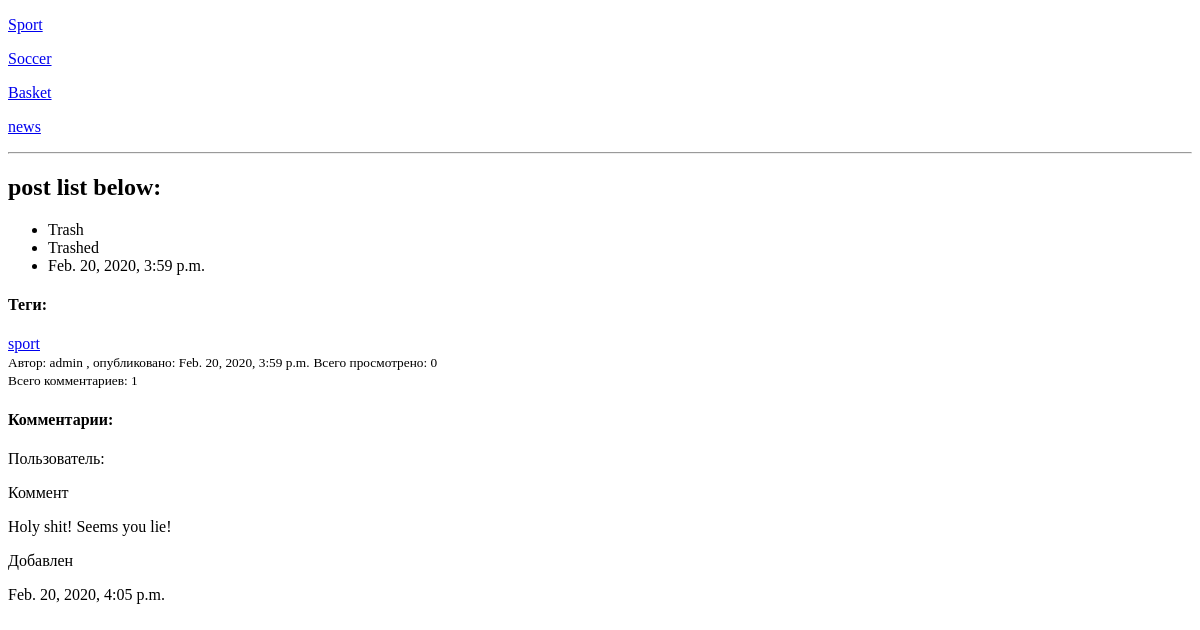
Page /soccer/trash/ on the earlier database version.
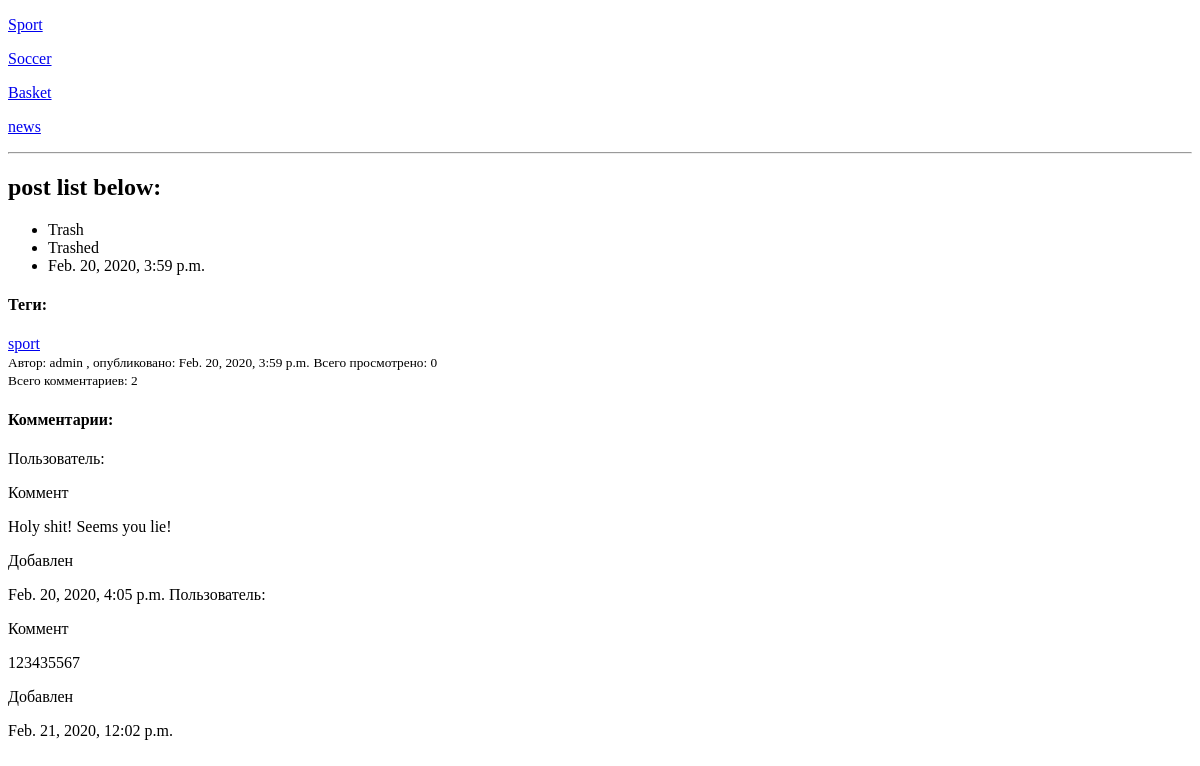
Same page on the later database version.
### app/models.py (models this page shows, shortened)
class Cat(MPTTModel):
    name = models.CharField('Name', max_length=100)
    slug = models.SlugField('url', max_length=100)
    description = models.TextField("Description to category",max_length=100, default="Some_desc", blank=True)
    parent = TreeForeignKey(
        'self',
        verbose_name='Parent_category',
        on_delete=models.CASCADE,
        null=True,
        blank=True,
        related_name='Child_category'
    )
    published=models.BooleanField("Otobrazhat?", default=0)
    template = models.CharField(max_length=300, default="blog/sport_list.html")
    paginated=models.PositiveIntegerField("Kolvo posts on page",default=0)
    sort=models.PositiveIntegerField('Sort', default=0)
    class Meta:
        verbose_name="Cat"

class Post(models.Model):
    author = models.ForeignKey(  #модель автора
        User,
        verbose_name="Avtor",
        on_delete=models.SET_NULL,
        null=True,
        blank=True
    )
    title=models.CharField(max_length=30)
    mini_text=models.TextField(max_length=7)
    text=models.TextField(max_length=1000)
    subtitle=models.TextField('Short_desc',max_length=50, blank=True, null=True)
    created_date=models.DateTimeField(auto_now=True)
    slug=models.SlugField('url', max_length=15, unique=True)
    image = models.ImageField("Main image", upload_to="post/", null=True, blank=True)
    edit_date = models.DateTimeField(
        "Date of edit",
        default=timezone.now,
        blank=True,
        null=True
    )
    published_date = models.DateTimeField(
        "Date of publish",
        default=timezone.now,
        blank=True,
        null=True
    )
    tags = models.ManyToManyField(Tag, verbose_name="Teg", blank=True) #привязка многие ко многим
    category= models.ForeignKey(
        Cat, #первичная модель, для привязки один к одному
        verbose_name='Categors',
        on_delete=models.CASCADE, # что делать при удалении категории
        null=True
    )
    template = models.CharField("Shablon", max_length=100, default='blog/post_detail.html') #выбор шаблона для списка категорий
    published = models.BooleanField("To Publish?", default=True)
    viewed=models.PositiveIntegerField("Was viewed?", default=0)
    status=models.BooleanField("Registered only", default=False)
    sort=models.PositiveIntegerField("To sort", default=0)
    """второй способ подсчёта комментариев, вместо метода в post_details"""
    def get_comments_count(self):
        return self.comment_set.count()
    class Meta:
        verbose_name="POST"

class Tag(models.Model):
    name = models.CharField('Tag', max_length=100)
    slug = models.SlugField('Tagslug', max_length=100, unique=True)
    published = models.BooleanField("Otobrazhat?", default=True)
    class Meta:
        verbose_name='TAG'

class Comment(models.Model):
    author = models.ForeignKey( #обязательно авторизовать для комментария
        User,
        verbose_name="Autor",
        on_delete=models.CASCADE
    )
    text=models.TextField(max_length=50)
    created_date=models.DateTimeField(auto_now_add=True)
    moderation=models.BooleanField()
    post = models.ForeignKey(
        Post,
        verbose_name='Statii',
        on_delete=models.CASCADE,
    )
    class Meta:
        verbose_name="Commet"

### app/views.py (the view)
# urls.py: path('<slug:category>/<slug:slug>/', views.PostDetailView.as_view(), name="detail_post")
class PostDetailView(View):
    def get(self, request, **kwargs): #kwargs указали дабы принимать category и строить нормальный url
        category_list = Cat.objects.filter(published=True)  # передаёт параметры для рендера страницы, словарь или список
        post = get_object_or_404(Post, slug=kwargs.get('slug')) # выводим только тот, который нам передала страница в slug
        return render(request, 'blog/post_detail.html', {
            'categories': category_list, 'post': post# 'comments': comments
        })

### templates/blog/post_detail.html (shortened to what this page needs)
<!DOCTYPE html>
<html lang="en">
<head>
</head>
<body>
<!DOCTYPE html>
<html lang="en">
<head>
</head>
<body>
    {% for category in categories %}
        <p><a href="/{{category.slug}}/">{{category.name }}</a></p>
    {% endfor %}
    <hr>
    <h2>post list below:</h2>
    <ul>
    <li>{{ post.title }}</li>
    <li>{{ post.mini_text }}</li>
    <li>{{ post.published_date }}</li>
    </ul>
    <h4>Теги:</h4>{% for tag in post.tags.all %}
                    {% if tag.published %}
                   <a href="{% url 'tag' tag.slug %}"> {{ tag.name }}</a>
                    {% endif %}
                  {% endfor %}
    <br>
    <small> Автор: {{ post.author }} , опубликовано: {{ post.published_date }}</small>
    <small>Всего просмотрено: {{ post.viewed }}</small><br>
    <small> Всего комментариев: {{ post.comment_set.count }}</small>
    <h4>Комментарии:</h4>
    {% for comment in post.comment_set.all %}
        Пользователь: {{ comment.user }}<br>
        <p>Коммент</p>{{ comment.text }}
        <p>Добавлен</p> {{ comment.created_date }}
    {% endfor %}
</body>
</html>
</body>
</html>

Differences in the rows shown:
changed Post "Trash": comment_set.count "1" → "2"
added Comment: text "123435567", created_date "Feb. 21, 2020, 12:02 p.m."
